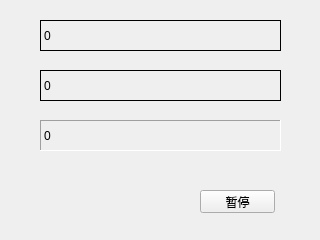
<?xml version="1.0" encoding="UTF-8"?>
<ui version="4.0">
 <class>Widget</class>
 <widget class="QWidget" name="Widget">
  <property name="geometry">
   <rect>
    <x>0</x>
    <y>0</y>
    <width>320</width>
    <height>240</height>
   </rect>
  </property>
  <property name="windowTitle">
   <string>Widget</string>
  </property>
  <widget class="QLabel" name="label">
   <property name="geometry">
    <rect>
     <x>40</x>
     <y>20</y>
     <width>241</width>
     <height>31</height>
    </rect>
   </property>
   <property name="frameShape">
    <enum>QFrame::Box</enum>
   </property>
   <property name="text">
    <string>0</string>
   </property>
  </widget>
  <widget class="QLabel" name="label_2">
   <property name="geometry">
    <rect>
     <x>40</x>
     <y>70</y>
     <width>241</width>
     <height>31</height>
    </rect>
   </property>
   <property name="frameShape">
    <enum>QFrame::Box</enum>
   </property>
   <property name="text">
    <string>0</string>
   </property>
  </widget>
  <widget class="QLabel" name="label_3">
   <property name="geometry">
    <rect>
     <x>40</x>
     <y>120</y>
     <width>241</width>
     <height>31</height>
    </rect>
   </property>
   <property name="frameShape">
    <enum>QFrame::Panel</enum>
   </property>
   <property name="frameShadow">
    <enum>QFrame::Sunken</enum>
   </property>
   <property name="text">
    <string>0</string>
   </property>
  </widget>
  <widget class="QPushButton" name="btnPause">
   <property name="geometry">
    <rect>
     <x>200</x>
     <y>190</y>
     <width>75</width>
     <height>23</height>
    </rect>
   </property>
   <property name="text">
    <string>暂停</string>
   </property>
  </widget>
 </widget>
 <resources/>
 <connections/>
</ui>
